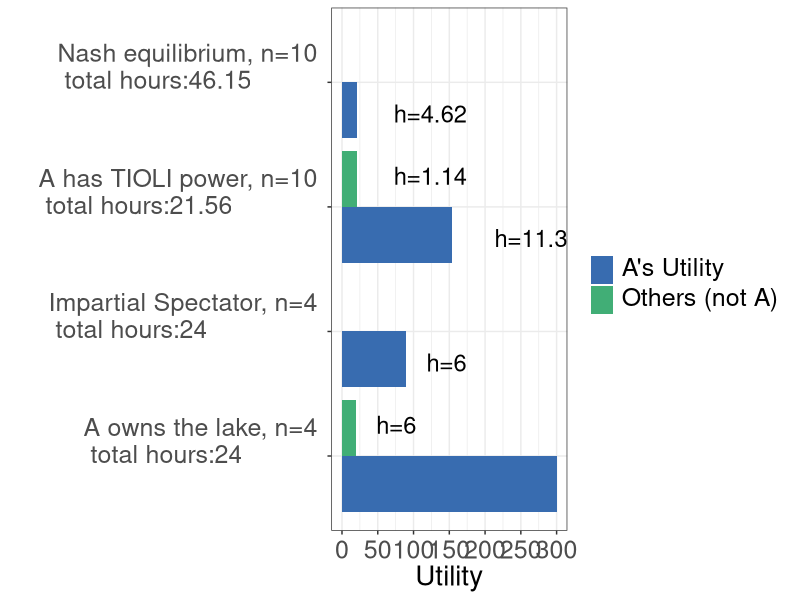
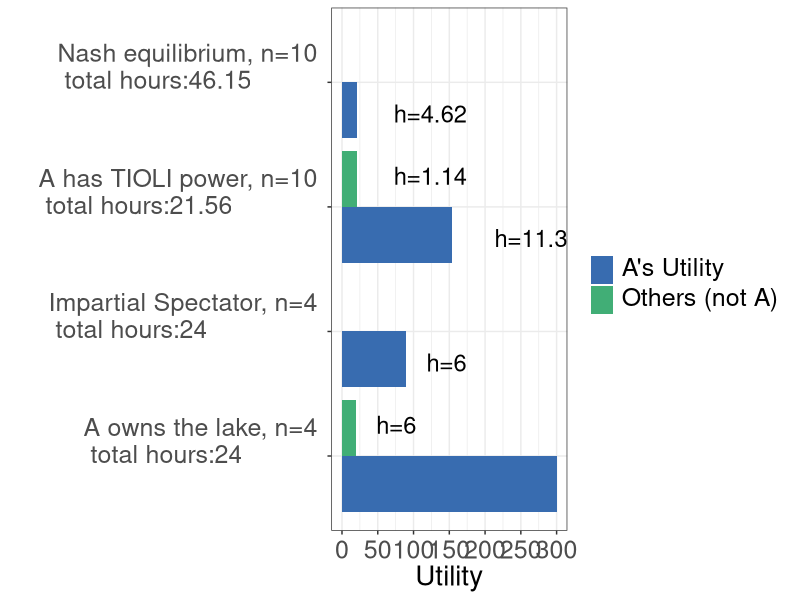

Recreate these plots in R, in order.
library(tidyverse)

#data for the figure 
x <- c("Nash Equilibrium","TIOLI power" ,"Impartial Spectator", "Private Ownership","Nash Equilibrium","TIOLI power" ,"Impartial Spectator", "Private Ownership")
y1 <- c(21.3,153.2,90,300, NA,21.3,NA,20)
y2 <- c("h=4.62","h=11.30","h=6","h=6",NA,"h=1.14",NA,"h=6")
y3 <- c("a","a","a","a","b","b","b","b")

df <- tibble(x, y1, y2, y3)

df$x <- factor(df$x,levels = c("Private Ownership","Impartial Spectator","TIOLI power", "Nash Equilibrium"))

#figure 
plot1 <- df %>% 
  ggplot(aes(x = x, y = y1)) +
  geom_bar(aes(group = y3, fill = y3), stat = "identity", position = position_dodge())  +
  scale_y_continuous(breaks = seq(0,300,50),
                     labels = seq(0,300,50),
                     limits = c(0,300)) +
  scale_x_discrete(labels=c("Nash Equilibrium" = "Nash equilibrium, n=10 \n total hours:46.15", "TIOLI power" = "A has TIOLI power, n=10 \n total hours:21.56",
                            "Impartial Spectator" = "Impartial Spectator, n=4 \n total hours:24", "Private Ownership" = expression(paste("A owns the lake, n=4 \n total hours:24")))) +
  scale_fill_manual(values=c("#386cb0","#41AE76"), 
                    name = "",
                    breaks = c("a","b"), 
                    labels = c(expression(paste("A's Utility")), expression(paste("Others (not A) "))))+
  #xlab("Point in the Edgeworth Box") + 
  theme_bw() +
  ylab("Utility") +
  xlab("") +
  theme(legend.position = "right",
        legend.text.align = 0,
        axis.title.y = element_text(size=20),
        axis.title.x = element_text(size = 20),
        axis.text.y = element_text(size = 18),
        #legend.title = element_text(size = 16),
        legend.text = element_text(size = 18),
        legend.title = element_text(size = 18),
        axis.text.x  = element_text(vjust = 0.5, size = 18)) + 
  geom_text(
    aes(x = x, y = y1, label = y2, group = y3), 
    hjust = -0.5, size = 6,
    position = position_dodge(width = 1),
    inherit.aes = TRUE) + 
  coord_flip() 
plot1 



ggsave("coordination_failures/figureC.pdf", plot1, width = 19, height = 7)
